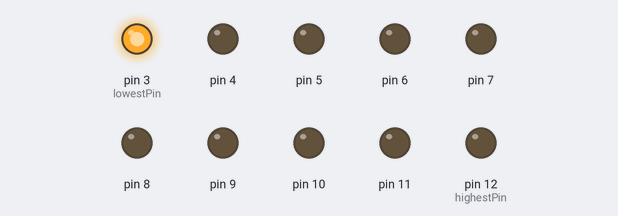
Simulated run of this sketch. Board: Arduino Uno, built with avr-gcc and run on an emulated ATmega328P. Shown: output pins drawn as LEDs (lit = HIGH).

Above: at 2.04 s.
At 3.56 s:
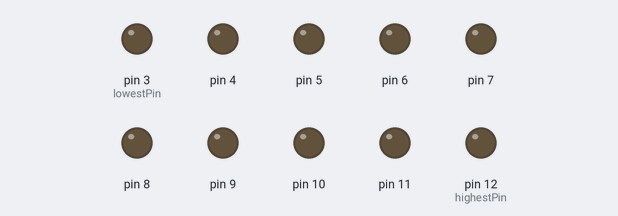
At 5.4 s:
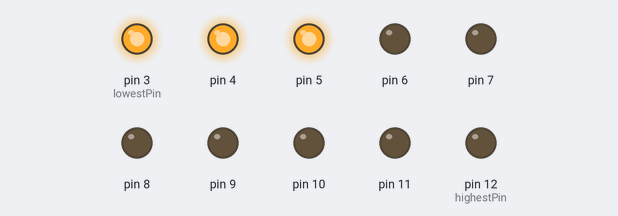
At 8.68 s:
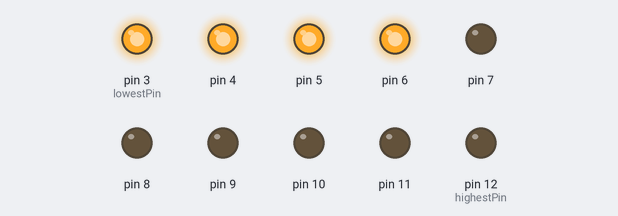
At 12.05 s:
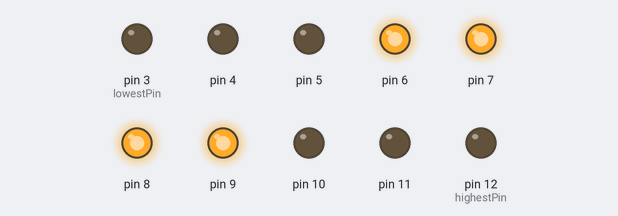
At 15.4 s:
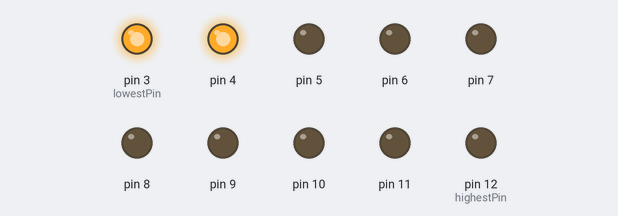
Timing chart, 0 to 15.7 s (numbered marks = the images above):
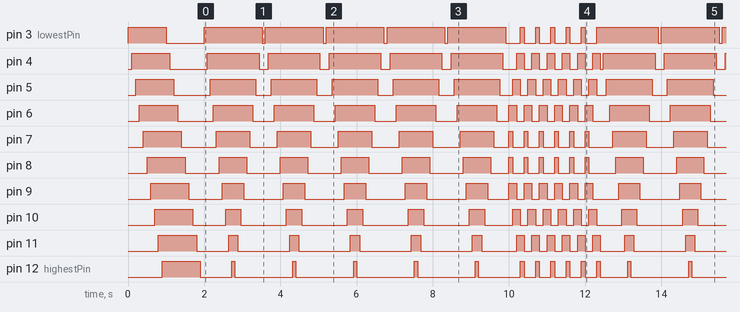

Measured:
- by itself, pin 3 (lowestPin): repeats every 10.3 s: 4 × (HIGH 1.5 s, LOW 0.08 s), HIGH 1.5 s, LOW 0.38 s, 5 × (HIGH 0.10 s, LOW 0.30 s)
- by itself, pin 4: repeats every 10.4 s: 4 × (HIGH 1.4 s, LOW 0.24 s), HIGH 1.4 s, LOW 0.36 s, 5 × (HIGH 0.20 s, LOW 0.20 s), HIGH 0.20 s, LOW 0.08 s
- by itself, pin 5: repeats every 10.5 s: 5 × (HIGH 1.2 s, LOW 0.40 s), 5 × (HIGH 0.20 s, LOW 0.20 s), HIGH 0.20 s, LOW 0.26 s
- by itself, pin 6: repeats every 10.4 s: 4 × (HIGH 1.0 s, LOW 0.56 s), HIGH 1.0 s, LOW 0.32 s, 5 × (HIGH 0.20 s, LOW 0.20 s), HIGH 0.20 s, LOW 0.44 s
- by itself, pin 8–11, pin 12 (highestPin): moves between LOW and HIGH, repeating every 10.4 s
- by itself, pin 7: repeats every 10.4 s: 4 × (HIGH 0.88 s, LOW 0.72 s), HIGH 0.88 s, LOW 0.40 s, 5 × (HIGH 0.10 s, LOW 0.30 s), HIGH 0.10 s, LOW 0.62 s

The sketch:

ThrowerBargraph.ino
```cpp
//Ghostbusters Thrower lights
//This code assumes you're using a 10 pin LED Bargraph connected directly to Digital IO on Arduino.

const int lowestPin = 3;//the lowest one attach to
const int highestPin = 12;//the highest one attach to
/**************************************/
void setup() //initialize all of the IO pins
{
  for (int thisPin = lowestPin; thisPin <= highestPin; thisPin++)
  {
    pinMode(thisPin, OUTPUT);
  }

  for (int thisPin = lowestPin; thisPin <= highestPin; thisPin++)
  {
    digitalWrite(thisPin, HIGH); //turn this led on
    delay(100);
  }

  for (int thisPin = lowestPin; thisPin <= highestPin; thisPin++)
  {
    digitalWrite(thisPin, LOW); //turn this led off
    delay(100);
  }
}
/****************************************/
void loop()
{
  for (int i = 0; i<=4; i++)
  {
    animation1();
  }

  for (int i = 0; i<=5; i++)
  {
    animation2();
  }
}

void animation1()
{
    for (int thisPin = lowestPin; thisPin <= highestPin; thisPin++)
  {
    digitalWrite(thisPin, HIGH); //turn this led on
    delay(80);
  }

  for (int thisPin = highestPin; thisPin >= lowestPin; thisPin--)
  {
    digitalWrite(thisPin, LOW); //turn this led off
    delay(80);
  }
}


void animation2()
{
  digitalWrite(7, HIGH);
  digitalWrite(8, HIGH);

  digitalWrite(6, HIGH);
  digitalWrite(9, HIGH);
  delay(100);
  digitalWrite(7, LOW);
  digitalWrite(8, LOW);

  digitalWrite(5, HIGH);
  digitalWrite(10, HIGH);
  delay(100);
  digitalWrite(6, LOW);
  digitalWrite(9, LOW);

  digitalWrite(4, HIGH);
  digitalWrite(11, HIGH);
  delay(100);
  digitalWrite(5, LOW);
  digitalWrite(10, LOW);

  digitalWrite(3, HIGH);
  digitalWrite(12, HIGH);
  delay(100);
  digitalWrite(4, LOW);
  digitalWrite(11, LOW);

  digitalWrite(3, LOW);
  digitalWrite(12, LOW);
}
```
